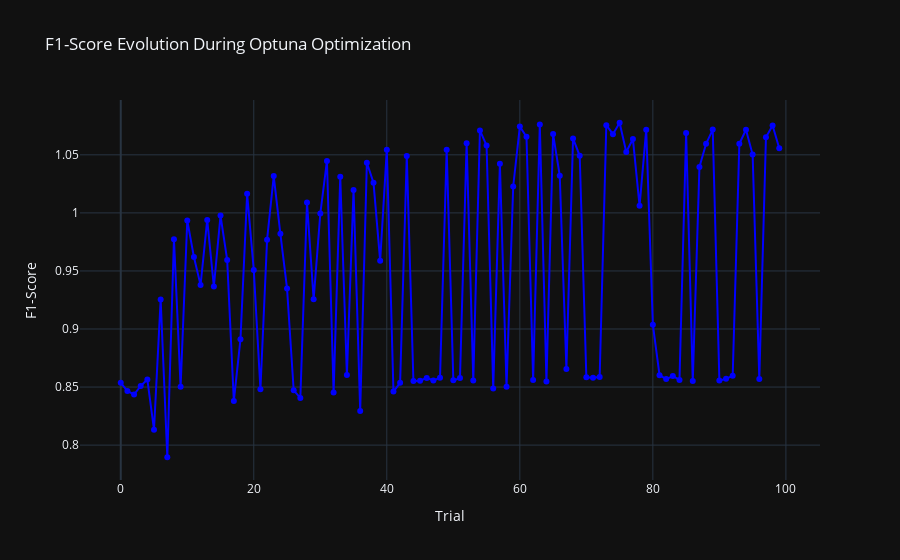

Here is the notebook cell this chart was saved with:
### Code cell
# Extract F1-scores from each trial in the study
f1_scores = [study_xg_bal.trials[i].value for i in range(len(study_xg_bal.trials))]  # Get the F1-score for each trial

# Create a plotly figure
fig = go.Figure()

# Add a line plot to the figure with the F1-scores
fig.add_trace(go.Scatter(
    x=list(range(len(study_xg_bal.trials))),  # X-axis: Trial number
    y=f1_scores,  # Y-axis: F1-score values
    mode='markers+lines',  # Display both markers and lines
    name='F1-score',  # Label for the line
    line=dict(color='blue'),  # Line color
    marker=dict(color='blue', size=6)  # Marker style
))

# Update layout for the plot
fig.update_layout(
    title="F1-Score Evolution During Optuna Optimization",  # Title of the plot
    xaxis_title="Trial",  # Label for X-axis
    yaxis_title="F1-Score",  # Label for Y-axis
    template="plotly_dark",  # Use dark template for better visibility
    showlegend=False  # Hide legend
)

# Show the plot
fig.show()

### Figure 1 — Plotly figure (JSON) as saved in the notebook; plotly's stock layout.template omitted (floating-point values rounded to 4 significant figures)
{"data": [{"line": {"color": "blue"}, "marker": {"color": "blue", "size": 6}, "mode": "markers+lines", "name": "F1-score", "type": "scatter", "x": [0, 1, 2, 3, 4, 5, 6, 7, 8, 9, 10, 11, 12, 13, 14, 15, 16, 17, 18, 19, 20, 21, 22, 23, 24, 25, 26, 27, 28, 29, 30, 31, 32, 33, 34, 35, 36, 37, 38, 39, 40, 41, 42, 43, 44, 45, 46, 47, 48, 49, 50, 51, 52, 53, 54, 55, 56, 57, 58, 59, 60, 61, 62, 63, 64, 65, 66, 67, 68, 69, 70, 71, 72, 73, 74, 75, 76, 77, 78, 79, 80, 81, 82, 83, 84, 85, 86, 87, 88, 89, 90, 91, 92, 93, 94, 95, 96, 97, 98, 99], "y": [0.8537, 0.8466, 0.8436, 0.8509, 0.8565, 0.8133, 0.9254, 0.7896, 0.9772, 0.8502, 0.9934, 0.962, 0.9378, 0.9939, 0.9366, 0.9977, 0.9594, 0.8381, 0.8912, 1.016, 0.9507, 0.8481, 0.977, 1.032, 0.982, 0.935, 0.8472, 0.8407, 1.009, 0.9255, 0.9994, 1.045, 0.8454, 1.031, 0.8605, 1.02, 0.8295, 1.043, 1.026, 0.9587, 1.054, 0.8461, 0.8537, 1.049, 0.8553, 0.8555, 0.8579, 0.8556, 0.8581, 1.054, 0.8558, 0.8577, 1.06, 0.8557, 1.071, 1.058, 0.8488, 1.042, 0.8502, 1.023, 1.074, 1.066, 0.8561, 1.076, 0.8548, 1.068, 1.032, 0.8656, 1.064, 1.049, 0.8584, 0.858, 0.8586, 1.076, 1.068, 1.078, 1.052, 1.064, 1.006, 1.072, 0.9037, 0.8602, 0.8569, 0.8595, 0.8562, 1.069, 0.8551, 1.04, 1.06, 1.072, 0.8556, 0.8571, 0.8597, 1.06, 1.072, 1.05, 0.857, 1.065, 1.075, 1.056]}], "layout": {"showlegend": false, "title": {"text": "F1-Score Evolution During Optuna Optimization"}, "xaxis": {"title": {"text": "Trial"}}, "yaxis": {"title": {"text": "F1-Score"}}}}
